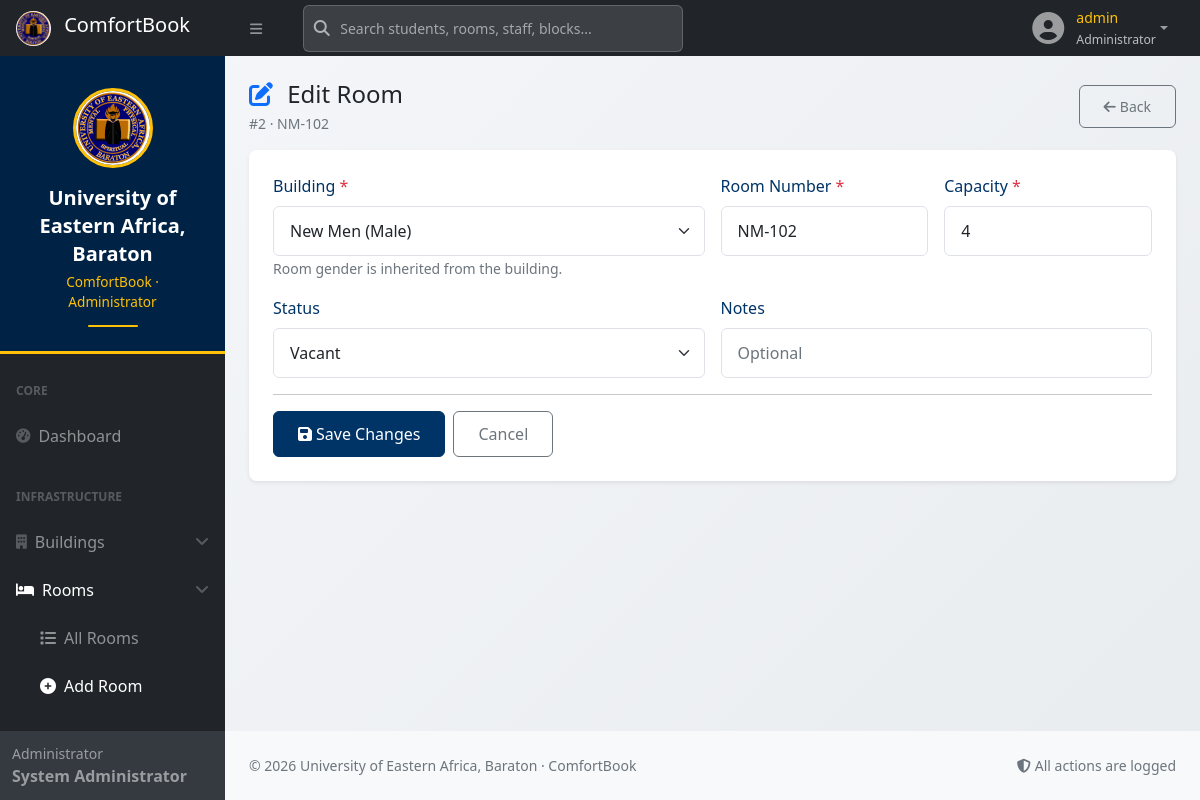
The page /user/room_form.php?id=2 (signed in) on the database as committed earlier.
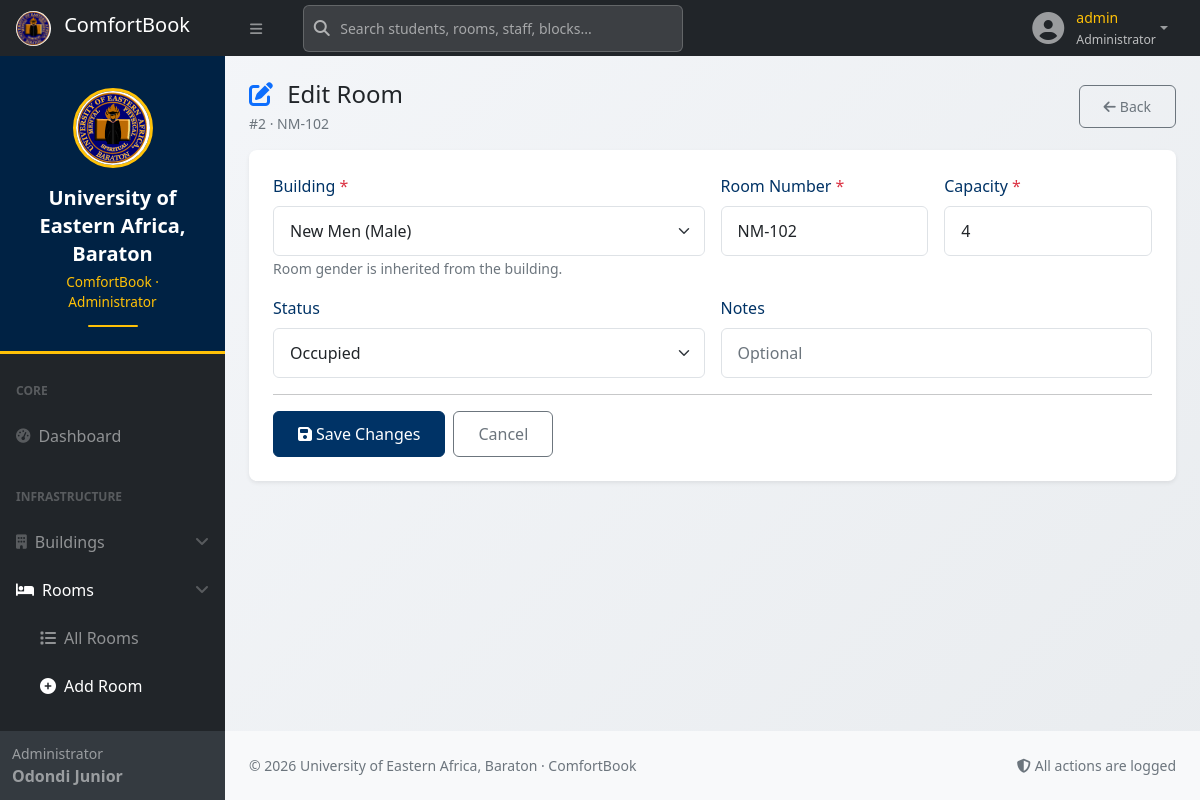
The same page on the database as committed later.
### tables this page shows
CREATE TABLE `rooms` (
  `id` int(10) UNSIGNED NOT NULL,
  `block_id` int(10) UNSIGNED NOT NULL,
  `room_number` varchar(20) NOT NULL,
  `capacity` tinyint(3) UNSIGNED NOT NULL DEFAULT 1,
  `gender` enum('Male','Female') NOT NULL,
  `status` enum('vacant','available_p2','reserved','occupied') NOT NULL DEFAULT 'vacant',
  `reserved_by_student_id` int(10) UNSIGNED DEFAULT NULL,
  `reserved_at` datetime DEFAULT NULL,
  `notes` text DEFAULT NULL,
  `created_at` datetime NOT NULL DEFAULT current_timestamp()
);

CREATE TABLE `blocks` (
  `id` int(10) UNSIGNED NOT NULL,
  `name` varchar(80) NOT NULL,
  `gender` enum('Male','Female') NOT NULL,
  `description` text DEFAULT NULL,
  `is_active` tinyint(1) NOT NULL DEFAULT 1,
  `created_at` datetime NOT NULL DEFAULT current_timestamp()
);

### includes/auth.php (called while the page is built, shortened)
<?php
require_once __DIR__ . '/config.php';
function user_role(): ?string    { return $_SESSION['role'] ?? null; }
        ?>
        <?php
function role_display(): string {
    return match(user_role()) {
        'admin'           => 'Administrator',
        'dean_men'        => 'Dean of Men',
        'dean_women'      => 'Dean of Women',
        'secretary_men'   => 'Secretary (Men)',
        'secretary_women' => 'Secretary (Women)',
        default           => 'User'
    };
}

### includes/config.php (called while the page is built, shortened)
<?php
function h($v): string {
    return htmlspecialchars((string)$v, ENT_QUOTES, 'UTF-8');
}

### user/room_form.php (the view, shortened to what the changed rows need)
<?php
require_once __DIR__ . '/../includes/config.php';
require_once __DIR__ . '/../includes/auth.php';
$id     = (int)($_GET['id'] ?? 0);
$isEdit = $id > 0;
$room   = null;
if ($isEdit) {
    $stmt = $pdo->prepare("SELECT * FROM rooms WHERE id = ?");
    $stmt->execute([$id]);
    $room = $stmt->fetch();
}
$allBlocks = $pdo->query("
    SELECT id, name, gender FROM blocks WHERE is_active = 1
    ORDER BY gender, name
")->fetchAll();
$form = $isEdit ? [
    'block_id'    => (int)$room['block_id'],
    'room_number' => $room['room_number'],
    'capacity'    => (int)$room['capacity'],
    'status'      => $room['status'],
    'notes'       => $room['notes'] ?? '',
] : [
    'block_id'    => (int)($_GET['block_id'] ?? 0),
    'room_number' => '',
    'capacity'    => 4,
    'status'      => 'vacant',
    'notes'       => '',
];
?>
<?php include __DIR__ . '/partial/header.php'; ?>
<div id="layoutSidenav">
    <?php include __DIR__ . '/partial/sidebar.php'; ?>
    <div id="layoutSidenav_content">
        <main class="container-fluid px-4">
            <div class="d-flex justify-content-between align-items-center mt-4 mb-3">
                <div>
                    <h4 class="mb-1">
                        <i class="fas fa-<?= $isEdit ? 'edit' : 'plus-circle' ?> text-primary me-2"></i>
                        <?= $isEdit ? 'Edit Room' : 'Add Room' ?>
                    </h4>
                    <p class="text-muted small mb-0">
                        <?= $isEdit ? '#'.$id.' · '.h($room['room_number']) : 'Create a new room' ?>
                    </p>
                </div>
            </div>
            <div class="card border-0 shadow-sm">
                <div class="card-body">
                    <form method="post">
                        <div class="row g-3">
                            <div class="col-md-6">
                                <label class="form-label">Building <span class="text-danger">*</span></label>
                                <select name="block_id" class="form-select" required>
                                    <?php foreach ($allBlocks as $b): ?>
                                        <option value="<?= (int)$b['id'] ?>"
                                                <?= $form['block_id'] === (int)$b['id'] ? 'selected' : '' ?>>
                                            <?= h($b['name']) ?> (<?= h($b['gender']) ?>)
                                        </option>
                                    <?php endforeach; ?>
                                </select>
                                <small class="text-muted">Room gender is inherited from the building.</small>
                            </div>
                            <div class="col-md-3">
                                <label class="form-label">Room Number <span class="text-danger">*</span></label>
                                <input type="text" name="room_number" class="form-control" required
                                       value="<?= h($form['room_number']) ?>" placeholder="e.g., A-101">
                            </div>
                            <div class="col-md-3">
                                <label class="form-label">Capacity <span class="text-danger">*</span></label>
                                <input type="number" name="capacity" class="form-control" required
                                       min="1" max="20" value="<?= (int)$form['capacity'] ?>">
                            </div>
                            <div class="col-md-6">
                                <label class="form-label">Status</label>
                                <select name="status" class="form-select">
                                    <?php foreach ([
                                        'vacant'       => 'Vacant',
                                        'available_p2' => 'Released (Phase 2)',
                                        'reserved'     => 'Reserved',
                                        'occupied'     => 'Occupied',
                                    ] as $val => $label): ?>
                                        <option value="<?= $val ?>" <?= $form['status'] === $val ? 'selected' : '' ?>>
                                            <?= $label ?>
                                        </option>
                                    <?php endforeach; ?>
                                </select>
                            </div>
                        </div>
                    </form>
                </div>
            </div>
        </main>
<?php include __DIR__ . '/partial/footer.php'; ?>

### user/partial/sidebar.php (shortened to what the changed rows need)
<div id="layoutSidenav_nav">
    <nav class="sb-sidenav accordion sb-sidenav-dark" id="sidenavAccordion">
        <div class="sb-sidenav-footer">
            <div class="small"><?= h(role_display()) ?></div>
            <strong><?= h($_SESSION['full_name'] ?? 'User') ?></strong>
        </div>
    </nav>
</div>

Rows that differ between the two databases and show on the page:
changed rooms "NM-102": status "Vacant" → "Occupied"
Other text that changed with them:
$_SESSION['full_name']: "System Administrator" → "Odondi Junior"
